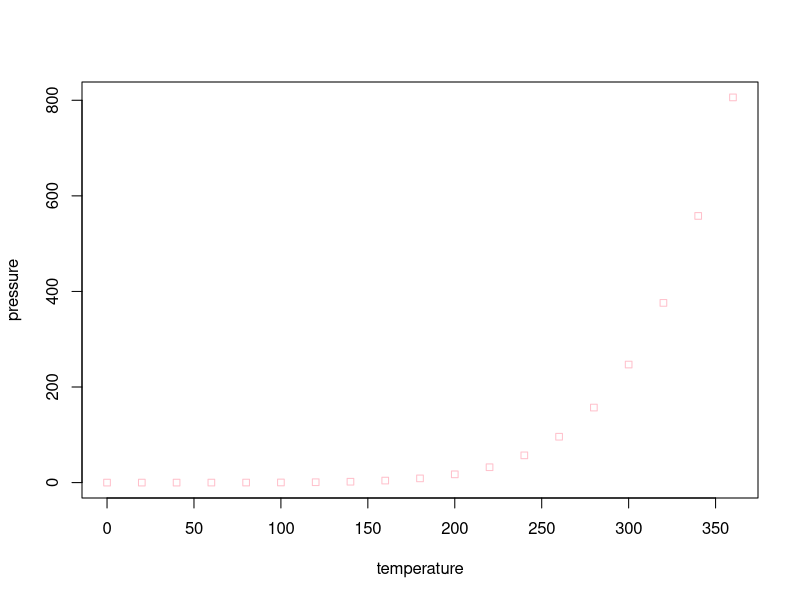

R code for this plot:
## ---- chunk 1
knitr::opts_chunk$set(echo = TRUE)
## ---- chunk 2
summary(cars)
## ---- chunk 3
plot(pressure, col="pink", pch=22)
